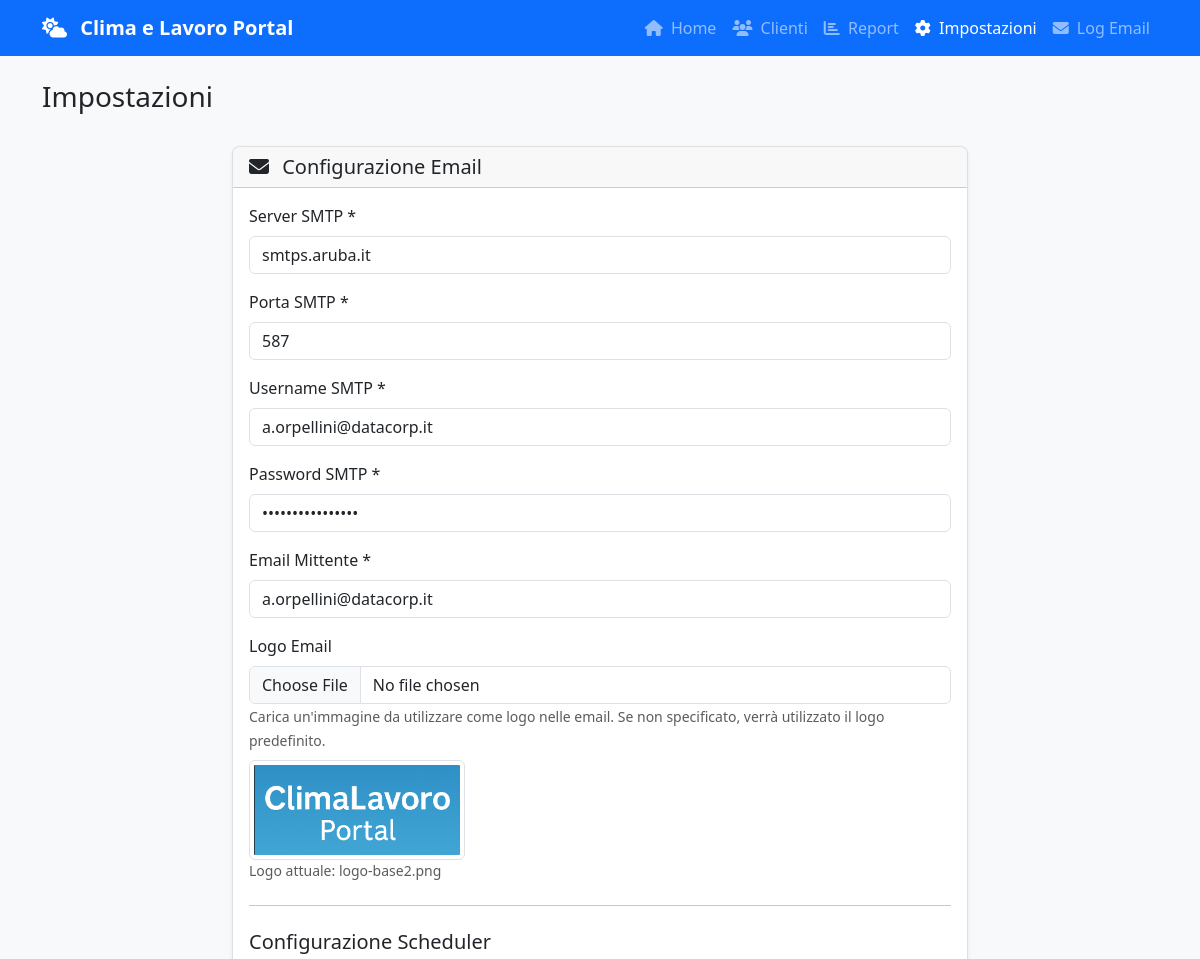
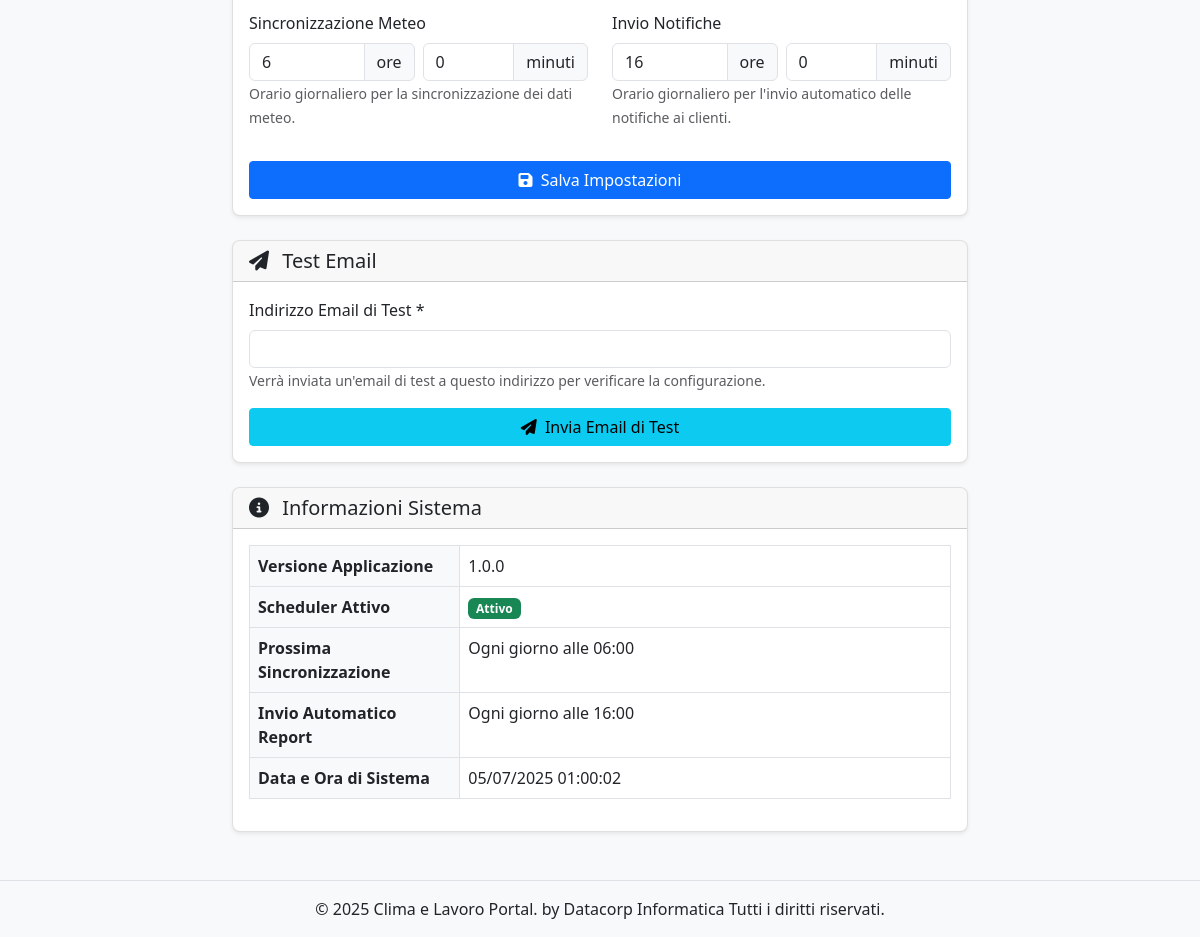
The page /settings on the database its author committed (2 pictures, top to bottom).
### models.py (models this page shows, shortened)
class MailSettings(db.Model):
    __tablename__ = 'mail_settings'
    id = db.Column(db.Integer, primary_key=True)
    smtp_server = db.Column(db.String(100), nullable=False)
    smtp_port = db.Column(db.Integer, nullable=False)
    smtp_user = db.Column(db.String(100), nullable=False)
    smtp_pass = db.Column(db.String(100), nullable=False)
    from_email = db.Column(db.String(100), nullable=False)
    logo_path = db.Column(db.String(255), default='logo-base.png')  # Percorso del logo personalizzato
    sync_weather_hour = db.Column(db.Integer, default=6)  # Ora per la sincronizzazione meteo
    sync_weather_minute = db.Column(db.Integer, default=0)  # Minuto per la sincronizzazione meteo
    send_notifications_hour = db.Column(db.Integer, default=7)  # Ora per l'invio delle notifiche
    send_notifications_minute = db.Column(db.Integer, default=0)  # Minuto per l'invio delle notifiche

### app.py (the view, shortened to what this page needs)
@app.route('/settings', methods=['GET', 'POST'])
def settings():
    settings = MailSettings.query.first()
    return render_template('settings.html', settings=settings)

### app.py (called while the page is built)
@app.context_processor
def inject_now():
    return {'now': datetime.datetime.now()}

### templates/settings.html (shortened to what this page needs)
{% extends "base.html" %}
{% block content %}
<div class="row mb-4">
    <div class="col-md-12">
        <h1 class="h3">Impostazioni</h1>
    </div>
</div>
<div class="row">
    <div class="col-md-8 mx-auto mb-4">
        <div class="card shadow-sm">
            <div class="card-header">
                <h5 class="mb-0"><i class="fas fa-envelope me-2"></i> Configurazione Email</h5>
            </div>
            <div class="card-body">
                <form method="post" action="{{ url_for('settings') }}" class="needs-validation" enctype="multipart/form-data" novalidate>
                    <div class="mb-3">
                        <label for="smtp_server" class="form-label">Server SMTP *</label>
                        <input type="text" class="form-control" id="smtp_server" name="smtp_server"
                               value="{{ settings.smtp_server if settings else '' }}" required>
                    </div>
                    <div class="mb-3">
                        <label for="smtp_port" class="form-label">Porta SMTP *</label>
                        <input type="number" class="form-control" id="smtp_port" name="smtp_port"
                               value="{{ settings.smtp_port if settings else '587' }}" required>
                    </div>
                    <div class="mb-3">
                        <label for="smtp_user" class="form-label">Username SMTP *</label>
                        <input type="text" class="form-control" id="smtp_user" name="smtp_user"
                               value="{{ settings.smtp_user if settings else '' }}" required>
                    </div>
                    <div class="mb-3">
                        <label for="smtp_pass" class="form-label">Password SMTP *</label>
                        <input type="password" class="form-control" id="smtp_pass" name="smtp_pass"
                               value="{{ settings.smtp_pass if settings else '' }}" required>
                    </div>
                    <div class="mb-3">
                        <label for="from_email" class="form-label">Email Mittente *</label>
                        <input type="email" class="form-control" id="from_email" name="from_email"
                               value="{{ settings.from_email if settings else '' }}" required>
                    </div>
                    <div class="mb-3">
                        <label for="logo_file" class="form-label">Logo Email</label>
                        <input type="file" class="form-control" id="logo_file" name="logo_file" accept="image/*">
                        <small class="form-text text-muted">
                            Carica un'immagine da utilizzare come logo nelle email. Se non specificato, verrà utilizzato il logo predefinito.
                        </small>
                        {% if settings and settings.logo_path %}
                        <div class="mt-2">
                            <img src="{{ url_for('static', filename='img/' + settings.logo_path) }}" alt="Logo attuale" style="max-height: 100px;" class="img-thumbnail">
                            <p class="small text-muted">Logo attuale: {{ settings.logo_path }}</p>
                        </div>
                        {% endif %}
                    </div>
                    <hr class="my-4">
                    <h5 class="mb-3">Configurazione Scheduler</h5>
                    <div class="row">
                        <div class="col-md-6">
                            <div class="mb-3">
                                <label class="form-label">Sincronizzazione Meteo</label>
                                <div class="row g-2">
                                    <div class="col-6">
                                        <div class="input-group">
                                            <input type="number" class="form-control" id="sync_weather_hour" name="sync_weather_hour"
                                                   value="{{ settings.sync_weather_hour if settings else 6 }}" min="0" max="23" required>
                                            <span class="input-group-text">ore</span>
                                        </div>
                                    </div>
                                    <div class="col-6">
                                        <div class="input-group">
                                            <input type="number" class="form-control" id="sync_weather_minute" name="sync_weather_minute"
                                                   value="{{ settings.sync_weather_minute if settings else 0 }}" min="0" max="59" required>
                                            <span class="input-group-text">minuti</span>
                                        </div>
                                    </div>
                                </div>
                                <small class="form-text text-muted">
                                    Orario giornaliero per la sincronizzazione dei dati meteo.
                                </small>
                            </div>
                        </div>
                        <div class="col-md-6">
                            <div class="mb-3">
                                <label class="form-label">Invio Notifiche</label>
                                <div class="row g-2">
                                    <div class="col-6">
                                        <div class="input-group">
                                            <input type="number" class="form-control" id="send_notifications_hour" name="send_notifications_hour"
                                                   value="{{ settings.send_notifications_hour if settings else 7 }}" min="0" max="23" required>
                                            <span class="input-group-text">ore</span>
                                        </div>
                                    </div>
                                    <div class="col-6">
                                        <div class="input-group">
                                            <input type="number" class="form-control" id="send_notifications_minute" name="send_notifications_minute"
                                                   value="{{ settings.send_notifications_minute if settings else 0 }}" min="0" max="59" required>
                                            <span class="input-group-text">minuti</span>
                                        </div>
                                    </div>
                                </div>
                                <small class="form-text text-muted">
                                    Orario giornaliero per l'invio automatico delle notifiche ai clienti.
                                </small>
                            </div>
                        </div>
                    </div>
                    <div class="d-grid mt-3">
                        <button type="submit" class="btn btn-primary">
                            <i class="fas fa-save me-1"></i> Salva Impostazioni
                        </button>
                    </div>
                </form>
            </div>
        </div>
    </div>
    <div class="col-md-8 mx-auto mb-4">
        <div class="card shadow-sm">
            <div class="card-header">
                <h5 class="mb-0"><i class="fas fa-paper-plane me-2"></i> Test Email</h5>
            </div>
            <div class="card-body">
                <form method="post" action="{{ url_for('test_email') }}" class="needs-validation" novalidate>
                    <div class="mb-3">
                        <label for="test_email" class="form-label">Indirizzo Email di Test *</label>
                        <input type="email" class="form-control" id="test_email" name="test_email" required>
                        <small class="form-text text-muted">
                            Verrà inviata un'email di test a questo indirizzo per verificare la configurazione.
                        </small>
                    </div>
                    <div class="d-grid">
                        <button type="submit" class="btn btn-info">
                            <i class="fas fa-paper-plane me-1"></i> Invia Email di Test
                        </button>
                    </div>
                </form>
            </div>
        </div>
    </div>
    <div class="col-md-8 mx-auto">
        <div class="card shadow-sm">
            <div class="card-header">
                <h5 class="mb-0"><i class="fas fa-info-circle me-2"></i> Informazioni Sistema</h5>
            </div>
            <div class="card-body">
                <div class="table-responsive">
                    <table class="table table-bordered">
                        <tbody>
                            <tr>
                                <th style="width: 30%">Versione Applicazione</th>
                                <td>1.0.0</td>
                            </tr>
                            <tr>
                                <th>Scheduler Attivo</th>
                                <td>
                                    <span class="badge bg-success">Attivo</span>
                                </td>
                            </tr>
                            <tr>
                                <th>Prossima Sincronizzazione</th>
                                <td>Ogni giorno alle {{ '%02d:%02d'|format(settings.sync_weather_hour if settings else 6, settings.sync_weather_minute if settings else 0) }}</td>
                            </tr>
                            <tr>
                                <th>Invio Automatico Report</th>
                                <td>Ogni giorno alle {{ '%02d:%02d'|format(settings.send_notifications_hour if settings else 7, settings.send_notifications_minute if settings else 0) }}</td>
                            </tr>
                            <tr>
                                <th>Data e Ora di Sistema</th>
                                <td id="system-time">{{ now.strftime('%d/%m/%Y %H:%M:%S') }}</td>
                            </tr>
                        </tbody>
                    </table>
                </div>
            </div>
        </div>
    </div>
</div>
{% endblock %}

### templates/base.html (shortened to what this page needs)
<!DOCTYPE html>
<html lang="it">
<head>
    <link href="https://cdn.jsdelivr.net/npm/bootstrap@5.3.0/dist/css/bootstrap.min.css" rel="stylesheet">
    <link rel="stylesheet" href="https://cdnjs.cloudflare.com/ajax/libs/font-awesome/6.4.0/css/all.min.css">
    <link rel="stylesheet" href="{{ url_for('static', filename='css/style.css') }}">
</head>
<body>
    <nav class="navbar navbar-expand-lg navbar-dark bg-primary">
        <div class="container">
            <a class="navbar-brand" href="{{ url_for('index') }}">
                <i class="fas fa-cloud-sun me-2"></i> Clima e Lavoro Portal
            </a>
            <div class="collapse navbar-collapse" id="navbarNav">
                <ul class="navbar-nav ms-auto">
                    <li class="nav-item">
                        <a class="nav-link {% if request.endpoint == 'index' %}active{% endif %}" href="{{ url_for('index') }}">
                            <i class="fas fa-home me-1"></i> Home
                        </a>
                    </li>
                    <li class="nav-item">
                        <a class="nav-link {% if request.endpoint == 'clients' %}active{% endif %}" href="{{ url_for('clients') }}">
                            <i class="fas fa-users me-1"></i> Clienti
                        </a>
                    </li>
                    <li class="nav-item">
                        <a class="nav-link {% if request.endpoint == 'reports' %}active{% endif %}" href="{{ url_for('reports') }}">
                            <i class="fas fa-chart-bar me-1"></i> Report
                        </a>
                    </li>
                    <li class="nav-item">
                        <a class="nav-link {% if request.endpoint == 'settings' %}active{% endif %}" href="{{ url_for('settings') }}">
                            <i class="fas fa-cog me-1"></i> Impostazioni
                        </a>
                    </li>
                    <li class="nav-item">
                        <a class="nav-link {% if request.endpoint == 'email_logs' %}active{% endif %}" href="{{ url_for('email_logs') }}">
                            <i class="fas fa-envelope me-1"></i> Log Email
                        </a>
                    </li>
                </ul>
            </div>
        </div>
    </nav>
    <div class="container mt-4 mb-5">
        {% block content %}{% endblock %}
    </div>
    <footer class="bg-light py-3 mt-auto">
        <div class="container text-center">
            <p class="mb-0">&copy; {{ now.year }} Clima e Lavoro Portal. by Datacorp Informatica Tutti i diritti riservati.</p>
        </div>
    </footer>
</body>
</html>

### static/css/style.css (style rules this page uses)
body { min-height: 100vh; display: flex; flex-direction: column; background-color: #f8f9fa; }
.container { flex: 1; }
.navbar-brand { font-weight: 600; }
.card { border-radius: 0.5rem; border: 1px solid rgba(0, 0, 0, 0.125); transition: transform 0.2s, box-shadow 0.2s; }
.card-header { border-top-left-radius: 0.5rem !important; border-top-right-radius: 0.5rem !important; }
.table th { background-color: #f8f9fa; }
.btn { border-radius: 0.25rem; }
.btn-primary { background-color: #0d6efd; border-color: #0d6efd; }
footer { margin-top: auto; border-top: 1px solid #dee2e6; }

### rows shown on the page
MailSettings: smtp_server "smtps.aruba.it", smtp_port "587", smtp_user "a.orpellini@datacorp.it", from_email "a.orpellini@datacorp.it", logo_path (picture), logo_path "logo-base2.png", sync_weather_hour "6", sync_weather_minute "0", send_notifications_hour "16", send_notifications_minute "0", sync_weather_hour+sync_weather_minute "06:00", send_notifications_hour+send_notifications_minute "16:00"

### other values the page prints
{{ now.year }} "2025"
